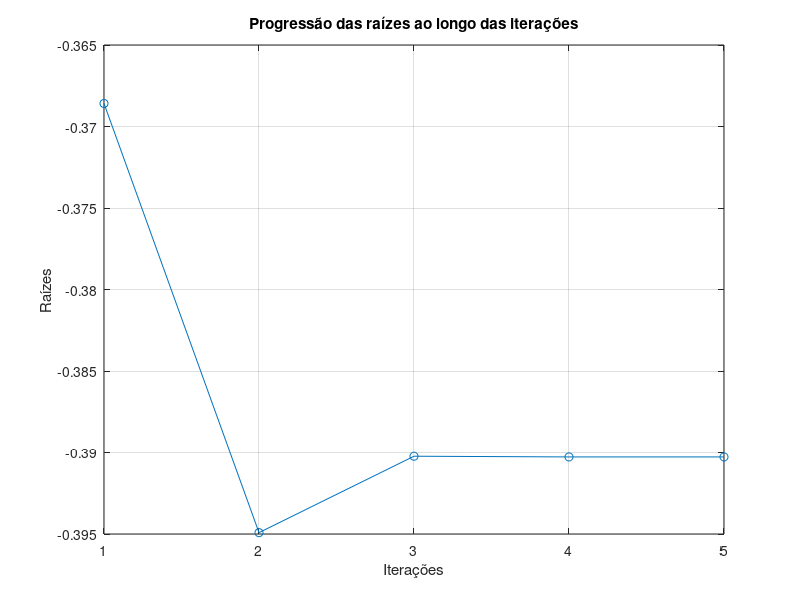

This figure's MATLAB source:
% DISCENTE: Luis Felipe Cunha Silva
% MATRÍCULA: 22211309
% Métodos Computacionais - TEC217 2025.1

% Encontrando a menor raiz em módulo da função f(x) = x² - 3x + e^x - 2, utilizando o método da secante e com tolerância de
% erro de 10⁻⁴%


f = @(x) x^2 - 3*x + e^x - 2;    % Função f(x) original
erro = 1e-6;   % Tolerância de erro definida
ea = inf;    % Definindo erro inicial como infinito, para inicialização da variável
N = 20;   % Limite de iterações
vet_raizes = [];  % Definindo vetor que armazenará as raízes que forem sendo calculadas

x0 = -0.5;   % Limite inferior do intervalo utilizado para o cálculo da raiz
x1 = 0;   % Limite superior do intervalo utilizado para o cálculo da raiz

for i = 1: N + 1
  
  fx0 = f(x0);  % Cálculo do f de x0
  fx1 = f(x1);  % Cálculo do f de x1
  
  % Calculando o novo x, utilizando o método da secante
  x2 = x1 - (( f(x1) * (x1 - x0) ) / (f(x1) - f(x0)));
  
  ea = abs(x2 - x1);   % Calculando o erro aproximando, a partir do módulo do x atual menos o anterior
  
  fprintf("Iteração: %d     xr: %.8f     f(xr): %.8f     Ea: %.8f\n", i, x2, f(x2), ea);
  
  vet_raizes(i) = x2;
  
  if ea < erro   % Verificando se o critério de parada é atentido
    break;
  endif
  
  % Atualizando os valores de x
  x0 = x1;
  x1 = x2;
 
endfor

fprintf("\nMódulo da menor raiz aproximada encontrada = %.8f\n", abs(x2))


% Plotando gráfico que relaciona iterações com progressão das raízes
x = 1:length(vet_raizes);
plot(x, vet_raizes, '-o');
title("Progressão das raízes ao longo das iterações");
xlabel("Iterações");
ylabel("Raízes");
grid on;
